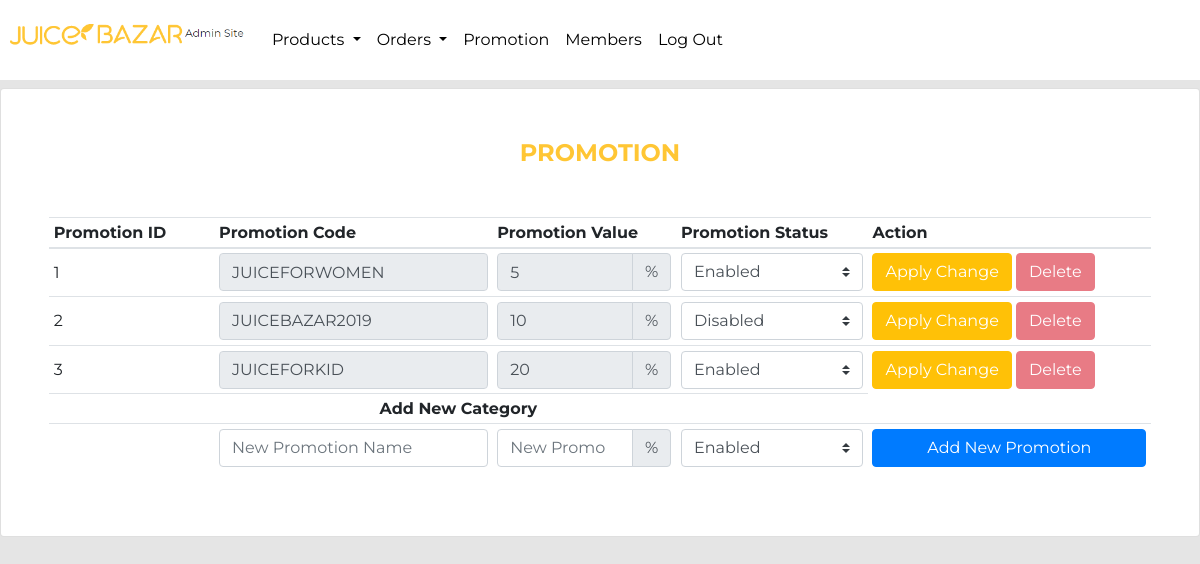
Screenshot of /admin/public/admin-promotion.php (signed in) with the database file from the repository.
### tables this page shows
CREATE TABLE `promotion` (
  `PromoId` tinyint(4) NOT NULL,
  `PromoName` varchar(50) NOT NULL,
  `PromoValue` float NOT NULL,
  `PromoStatus` tinyint(4) NOT NULL DEFAULT 1
);

### admin/public/admin-promotion.php (called while the page is built, shortened)
<?php
if (!empty($_SESSION['admin'])) {
    include_once __DIR__ . '/../include/DatabaseConnection.php';
    include_once __DIR__ . '/../include/DatabaseFunctions.php';
    try {
        if (isset($_POST['NewPromoBtn']) || isset($_POST['EditPromoBtn'])) {
            if (isset($_POST['NewPromoBtn'])) {
                $trimmedNewName = trim($_POST['NewName']);
                $isDuplicated = !!findDuplicate($pdo, 'promotion', 'PromoName', $trimmedNewName);
                if ($isDuplicated) {
                    $_SESSION['flashMessage'] = 'This name has already existed';
                    header('location: admin-promotion.php');
                } else {
                    $promo = [
                        'PromoName' => $trimmedNewName,
                        'PromoValue' => $_POST['NewValue'] / 100,
                        'PromoStatus' => $_POST['NewStatus'],
                    ];
                    insertIntoTable($pdo, 'promotion', $promo);
                    $_SESSION['flashMessage'] = 'New promotion code created';
                    header('location: admin-promotion.php');
                }
            }
            if (isset($_POST['EditPromoBtn'])) {
                if ($_POST['Existed'] > 0) {
                    $promo = [
                        'PromoStatus' => $_POST['PromoStatus'],
                    ];
                    updateTableSimple($pdo, 'promotion', $promo, 'PromoId', $_POST['PromoId']);
                    $_SESSION['flashMessage'] = 'Promotion status changed';
                    header('location: admin-promotion.php');
                } else {
                    $trimmedName = trim($_POST['PromoName']);
                    $isSameName = $trimmedName == $_POST['OldName'] ? true : false;
                    $isDuplicated = findDuplicate($pdo, 'promotion', 'PromoName', $trimmedName);
                    if ($isDuplicated && !$isSameName) {
                        $_SESSION['flashMessage'] = 'This name has already existed';
                        header('location: admin-promotion.php');
                    } else {
                        $promo = [
                            'PromoName' => $trimmedName,
                            'PromoValue' => $_POST['PromoValue'] / 100,
                            'PromoStatus' => $_POST['PromoStatus'],
                        ];
                        updateTableSimple($pdo, 'promotion', $promo, 'PromoId', $_POST['PromoId']);
                        $_SESSION['flashMessage'] = 'Promotion info changed';
                        header('location: admin-promotion.php');
                    }
                }
            }
        } else {
            $promos = getPromos($pdo);
            include __DIR__ . '/../templates/admin-promotion.html.php';
        }
    } catch (PDOException $e) {
        $title = 'An error has occurred';
        $output = 'Database error: ' . $e->getMessage() . ' in ' .
            $e->getFile() . ':' . $e->getLine();
    }
} else {
    header('location: index.php');
}
include __DIR__ . '/../templates/layout.html.php';

### admin/include/DatabaseFunctions.php (called while the page is built, shortened)
<?php
function query($pdo, $sql, $parameters = [])
{
    $query = $pdo->prepare($sql);
    $query->execute($parameters);
    return $query;
}
function getTable($pdo, $table, $StatusCol, $status = false)
{
    if ($status == false) {
        $sql = 'SELECT * FROM `' . $table . '`';
    } else {
        $sql = 'SELECT * FROM `' . $table . '` WHERE `' . $StatusCol . '` = 1';
    }
    return query($pdo, $sql)->fetchAll();
}
function getPromos($pdo)
{
    $results = getTable($pdo, 'promotion', 'PromoId');
    $promos = [];
    foreach ($results as $result) {
        $checkIfUsed = query($pdo, 'SELECT COUNT(o.`PromoId`) AS Existed FROM `orders` o WHERE o.`PromoId` = ' . $result['PromoId'] . '')->fetchAll();
        $promos[] = [
            'PromoId' => $result['PromoId'],
            'PromoName' => $result['PromoName'],
            'PromoValue' => $result['PromoValue'],
            'PromoStatus' => $result['PromoStatus'],
            'Existed' => $checkIfUsed[0]['Existed'],
        ];
    };
    return $promos;
}

### admin/templates/admin-promotion.html.php (the view, shortened to what this page needs)
<div class="page-section card col-12 p-5">
    <div class="section-title">Promotion</div>
    <div class="">
        <table class="table-order table table-hover table-sm table-sm-responsive" id='typeTable'>
            <thead>
                <tr>
                    <th scope="col" style="width: 15%" class="filter-exact">Promotion ID</th>
                    <th scope="col" style="">Promotion Code</th>
                    <th scope="col" style="">Promotion Value</th>
                    <th scope="col" style="" class="filter-select filter-exact" data-placeholder="All Status">Promotion Status</th>
                    <th scope="col" style="" class="filter-false sorter-false">Action</th>
                </tr>
            </thead>
            <tbody>
                <?php foreach ($promos as $promo) : ?>
                    <form method="POST">
                        <tr>
                            <td class="align-middle"><?= $promo['PromoId'] ?>
                            </td>
                            <td>
                                <input class="form-control " type="text" name="PromoName" value="<?= $promo['PromoName'] ?>" placeholder="Promotion Name" required <?= ($promo['Existed'] > 0) ? 'disabled' : ''; ?>>
                            </td>
                            <td>
                                <div class="input-group">
                                    <input type="number" class="form-control" placeholder="Promotion value" name="PromoValue" min=0 max=100 step=0.5 value="<?= $promo['PromoValue'] * 100 ?>" required <?= ($promo['Existed'] > 0) ? 'disabled' : ''; ?>>
                                    <div class="input-group-append">
                                        <span class="input-group-text">%</span>
                                    </div>
                                </div>
                            </td>
                            <td>
                                <select class="custom-select" name="PromoStatus" value=<?= $promo['PromoStatus'] ?>>
                                    <option value='0' <?= ($promo['PromoStatus'] == 0) ? 'selected' : '' ?>>Disabled</option>
                                    <option value='1' <?= ($promo['PromoStatus'] == 1) ? 'selected' : '' ?>>Enabled</option>
                                </select>
                            </td>
                            <td>
                                <button type="submit" name="EditPromoBtn" class="btn btn-warning text-white">Apply Change</button>
                                <a class="btn btn-danger text-white <?= ($promo['Existed'] > 0) ? 'disabled' : ''; ?>" data-toggle="modal" data-target="#deleteModal" data-element-id="<?= $promo['PromoId'] ?>" data-element-name="<?= $promo['PromoName'] ?> ">
                                    Delete
                                </a>
                            </td>
                        </tr>
                    </form>
                <?php endforeach; ?>
                <form method="POST">
                    <tr>
                        <td colspan=4 class="text-center font-weight-bold color-warning">Add New Category</td>
                    </tr>
                    <tr>
                        <td></td>
                        <td><input class="form-control" type="text" name="NewName" placeholder="New Promotion Name" required></td>
                        <td>
                            <div class="input-group">
                                <input type="number" class="form-control" placeholder="New Promotion value" name="NewValue" min=0 max=100 step=0.5 required>
                                <div class="input-group-append">
                                    <span class="input-group-text">%</span>
                                </div>
                            </div>
                        </td>
                        <td>
                            <select class="custom-select" name="NewStatus">
                                <option value='1' selected>Enabled</option>
                            </select>
                        </td>
                        <td>
                            <button type="submit" name="NewPromoBtn" class="btn btn-primary btn-block text-white">Add New Promotion</button>
                        </td>
                    </tr>
                </form>
            </tbody>
        </table>
    </div>
</div>

### assets/css/style.css (style rules this page uses)
body { font-family: "Montserrat", sans-serif; background-color: #e5e5e5; }
a { color: #ffc634 !important; text-decoration: none; }
.section-title { font-weight: bold; font-size: 1.5rem; line-height: 2rem; text-align: center; text-transform: uppercase; color: #ffc634; padding-bottom: 3rem; }

### rows the page displays
promotion: PromoId "1", PromoName "JUICEFORWOMEN", PromoValue "5", PromoStatus "Enabled"
promotion: PromoId "2", PromoName "JUICEBAZAR2019", PromoValue "10", PromoStatus "Disabled"
promotion: PromoId "3", PromoName "JUICEFORKID", PromoValue "20", PromoStatus "Enabled"
